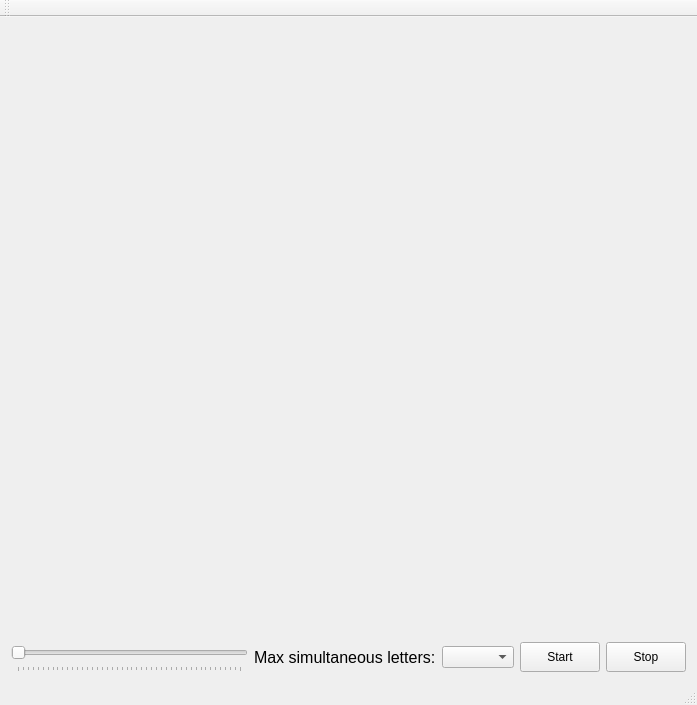
<?xml version="1.0" encoding="UTF-8"?>
<ui version="4.0">
 <class>MainWindow</class>
 <widget class="QMainWindow" name="MainWindow">
  <property name="geometry">
   <rect>
    <x>0</x>
    <y>0</y>
    <width>697</width>
    <height>705</height>
   </rect>
  </property>
  <property name="windowTitle">
   <string>MainWindow</string>
  </property>
  <widget class="QWidget" name="centralWidget">
   <layout class="QVBoxLayout" name="verticalLayout">
    <item>
     <layout class="QHBoxLayout" name="projectionScreenHLayout">
      <item>
       <widget class="QWidget" name="projectionScreenWidget" native="true"/>
      </item>
     </layout>
    </item>
    <item>
     <layout class="QGridLayout" name="letterCheckboxGridLayout"/>
    </item>
    <item>
     <layout class="QHBoxLayout" name="controlPanelHLayout">
      <property name="sizeConstraint">
       <enum>QLayout::SetFixedSize</enum>
      </property>
      <item>
       <widget class="QSlider" name="speedHSlider">
        <property name="maximumSize">
         <size>
          <width>16777215</width>
          <height>30</height>
         </size>
        </property>
        <property name="maximum">
         <number>900</number>
        </property>
        <property name="singleStep">
         <number>10</number>
        </property>
        <property name="pageStep">
         <number>20</number>
        </property>
        <property name="orientation">
         <enum>Qt::Horizontal</enum>
        </property>
        <property name="tickPosition">
         <enum>QSlider::TicksBelow</enum>
        </property>
       </widget>
      </item>
      <item>
       <widget class="QLabel" name="maxNumLettersLabel">
        <property name="font">
         <font>
          <pointsize>12</pointsize>
         </font>
        </property>
        <property name="text">
         <string>Max simultaneous letters:</string>
        </property>
       </widget>
      </item>
      <item>
       <widget class="QComboBox" name="simultaneousLettersComboBox"/>
      </item>
      <item>
       <widget class="QPushButton" name="startPushButton">
        <property name="maximumSize">
         <size>
          <width>16777215</width>
          <height>30</height>
         </size>
        </property>
        <property name="text">
         <string>Start</string>
        </property>
       </widget>
      </item>
      <item>
       <widget class="QPushButton" name="stopPushButton">
        <property name="maximumSize">
         <size>
          <width>16777215</width>
          <height>30</height>
         </size>
        </property>
        <property name="text">
         <string>Stop</string>
        </property>
       </widget>
      </item>
     </layout>
    </item>
   </layout>
  </widget>
  <widget class="QMenuBar" name="menuBar">
   <property name="geometry">
    <rect>
     <x>0</x>
     <y>0</y>
     <width>697</width>
     <height>25</height>
    </rect>
   </property>
  </widget>
  <widget class="QToolBar" name="mainToolBar">
   <attribute name="toolBarArea">
    <enum>TopToolBarArea</enum>
   </attribute>
   <attribute name="toolBarBreak">
    <bool>false</bool>
   </attribute>
  </widget>
  <widget class="QStatusBar" name="statusBar"/>
 </widget>
 <layoutdefault spacing="6" margin="11"/>
 <resources/>
 <connections/>
</ui>
